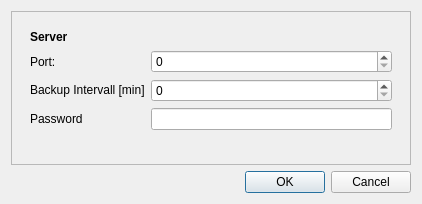
<?xml version="1.0" encoding="UTF-8"?>
<ui version="4.0">
 <class>Dialog</class>
 <widget class="QDialog" name="Dialog">
  <property name="geometry">
   <rect>
    <x>0</x>
    <y>0</y>
    <width>422</width>
    <height>204</height>
   </rect>
  </property>
  <property name="windowTitle">
   <string>Corpus Preferences</string>
  </property>
  <layout class="QGridLayout" name="gridLayout">
   <item row="0" column="0">
    <widget class="QFrame" name="frame">
     <property name="frameShape">
      <enum>QFrame::StyledPanel</enum>
     </property>
     <property name="frameShadow">
      <enum>QFrame::Raised</enum>
     </property>
     <layout class="QGridLayout" name="gridLayout_2">
      <item row="0" column="0">
       <widget class="QWidget" name="widget" native="true">
        <layout class="QFormLayout" name="formLayout">
         <item row="0" column="0">
          <widget class="QLabel" name="label">
           <property name="text">
            <string>&lt;b&gt;Server</string>
           </property>
          </widget>
         </item>
         <item row="1" column="0">
          <widget class="QLabel" name="portLabel">
           <property name="text">
            <string>Port: </string>
           </property>
          </widget>
         </item>
         <item row="1" column="1">
          <widget class="QSpinBox" name="sB_Port">
           <property name="maximum">
            <number>65535</number>
           </property>
          </widget>
         </item>
         <item row="2" column="0">
          <widget class="QLabel" name="label_2">
           <property name="text">
            <string>&lt;html&gt;&lt;head/&gt;&lt;body&gt;&lt;p&gt;Backup Intervall [min]&lt;/p&gt;&lt;/body&gt;&lt;/html&gt;</string>
           </property>
          </widget>
         </item>
         <item row="2" column="1">
          <widget class="QSpinBox" name="sB_Backup">
           <property name="maximum">
            <number>65535</number>
           </property>
          </widget>
         </item>
         <item row="3" column="0">
          <widget class="QLabel" name="passwordLabel">
           <property name="text">
            <string>Password</string>
           </property>
          </widget>
         </item>
         <item row="3" column="1">
          <widget class="QLineEdit" name="passwordLineEdit"/>
         </item>
        </layout>
       </widget>
      </item>
     </layout>
    </widget>
   </item>
   <item row="1" column="0">
    <layout class="QHBoxLayout" name="horizontalLayout">
     <item>
      <spacer name="horizontalSpacer">
       <property name="orientation">
        <enum>Qt::Horizontal</enum>
       </property>
       <property name="sizeHint" stdset="0">
        <size>
         <width>40</width>
         <height>20</height>
        </size>
       </property>
      </spacer>
     </item>
     <item>
      <widget class="QPushButton" name="btn_OK">
       <property name="text">
        <string>OK</string>
       </property>
      </widget>
     </item>
     <item>
      <widget class="QPushButton" name="btn_Cancel">
       <property name="text">
        <string>Cancel</string>
       </property>
      </widget>
     </item>
    </layout>
   </item>
  </layout>
 </widget>
 <resources/>
 <connections/>
</ui>
